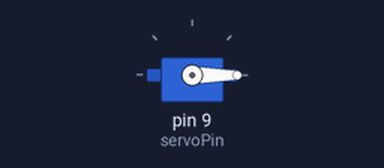
The sketch below on a simulated Arduino Uno, built with avr-gcc and run on an emulated ATmega328P. Parts: servo.

Above: at 0.05 s.
At 1.5 s:
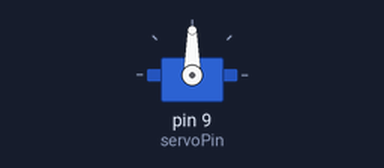
At 3.0 s:
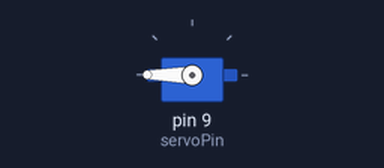
Timing chart, 0 to 6.9 s (numbered marks = the images above):
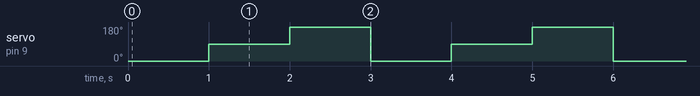

The sketch:

ServoEX.ino
```cpp
#include <Servo.h>
Servo servo1;

int servoPin = 9;
int minPWM = 500;
int maxPWM = 2500;
void setup() {
  servo1.attach(servoPin,minPWM,maxPWM);
  // put your setup code here, to run once:

}

void loop() {
  servo1.write(0);
  delay(1000);
   servo1.write(90);
  delay(1000);
   servo1.write(180);
  delay(1000);
  // put your main code here, to run repeatedly:

}
```

Measured:
- by itself, servo on pin 9 (servoPin): repeats every 3.0 s: 180° 1.0 s, 0° 1.0 s, 90° 1.0 s
